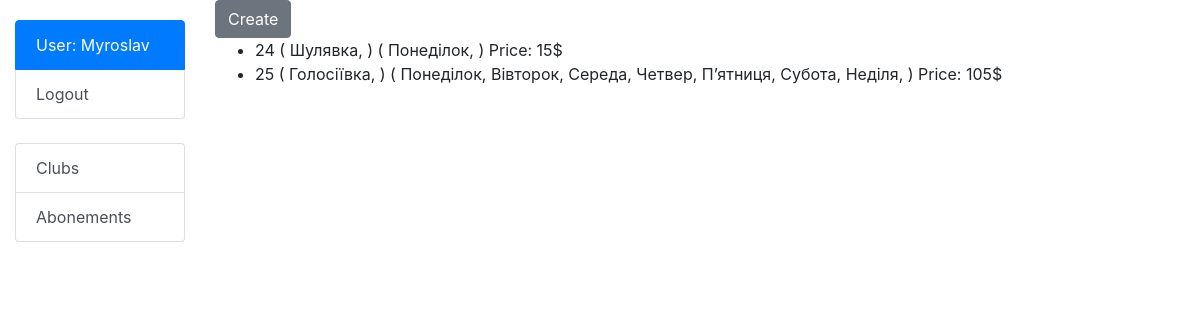
The page /abonements/ (signed in) on the database its author committed.
### fitness_service/models.py (models this page shows, shortened)
class User(AbstractUser):
    pass

class Abonement(models.Model):
    user = models.ForeignKey(settings.AUTH_USER_MODEL, on_delete=models.CASCADE)
    club = models.ManyToManyField(Club)
    days = models.ManyToManyField(Day)
    @property
    def price(self):
        return 15 * self.days.count() * self.club.count()

class Club(models.Model):
    location = models.CharField(max_length=300)

class Day(models.Model):
    name = models.CharField(max_length=15)
    exercise = models.CharField(max_length=20, default="sport")

### fitness_service/views.py (the view)
# urls.py: path("abonements/", AbonementListView.as_view(), name="abonement-list"),
class AbonementListView(generic.ListView):
    model = Abonement

### templates/fitness_service/abonement_list.html
{% extends "base.html" %}
{% block content %}
    <a href="{% url 'fitness_service:abonement-create-super' %}" class="btn btn-secondary link-to-page">
        Create
    </a>
    <ul>
        {% for abonement in abonement_list %}
            <li>
                {{ abonement.id }}
                ({% for club in abonement.club.all %}
                    {{ club.location }},
                {% endfor %})
                ({% for day in abonement.days.all %}
                    {{ day.name }},
                {% endfor %})
                Price: {{ abonement.price }}$
            </li>
        {% endfor %}
    </ul>
{% endblock %}

### templates/includes/sidebar.html (shortened to what this page needs)
<div class="list-group sidebar">
  {% if user.is_authenticated %}
    <a class="list-group-item list-group-item-action active">User: {{ user.username }}</a>
    <a href="{% url 'logout'%}?next={{request.path}}" class="list-group-item list-group-item-action">Logout</a>
  {% else %}
    <a href="{% url 'login'%}?next={{request.path}}" class="list-group-item list-group-item-action active">Login</a>
  {% endif %}
</div>
<br>
<div class="list-group">
  <a href="{% url 'fitness_service:club-list' %}" class="list-group-item list-group-item-action">Clubs</a>
  <a href="{% url 'fitness_service:abonement-list' %}" class="list-group-item list-group-item-action">Abonements</a>
</div>

### templates/includes/sidebar.html (style rules this page uses)
.sidebar { margin-top: 20px; }

### rows shown on the page
User: username "Myroslav"
Abonement: id "24", price "15"
Club: location "Шулявка"
Day: name "Понеділок"
Abonement: id "25", price "105"
Club: location "Голосіївка"
Day: name "Вівторок"
Day: name "Середа"
Day: name "Четвер"
Day: name "Пʼятниця"
Day: name "Субота"
Day: name "Неділя"
